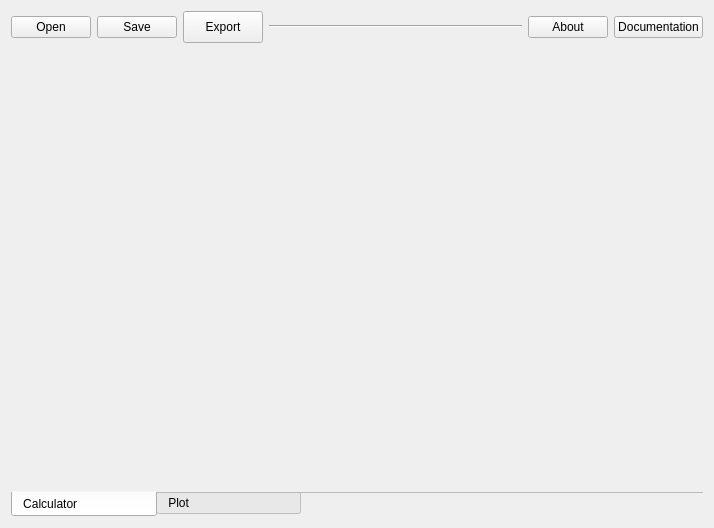
<?xml version="1.0" encoding="UTF-8"?>
<ui version="4.0">
 <class>Form</class>
 <widget class="QWidget" name="Form">
  <property name="geometry">
   <rect>
    <x>0</x>
    <y>0</y>
    <width>714</width>
    <height>528</height>
   </rect>
  </property>
  <property name="font">
   <font>
    <kerning>true</kerning>
   </font>
  </property>
  <property name="windowTitle">
   <string>Form</string>
  </property>
  <layout class="QVBoxLayout" name="verticalLayout_18">
   <item>
    <layout class="QHBoxLayout" name="horizontalLayout_topmenu">
     <property name="sizeConstraint">
      <enum>QLayout::SetMinimumSize</enum>
     </property>
     <item>
      <widget class="QPushButton" name="pushButton_Open">
       <property name="toolTip">
        <string>Open previously saved session (Crtl+O)</string>
       </property>
       <property name="text">
        <string>Open</string>
       </property>
       <property name="icon">
        <iconset>
         <normaloff>../../UIalpha3/images/icon_open.png</normaloff>../../UIalpha3/images/icon_open.png</iconset>
       </property>
       <property name="shortcut">
        <string>Ctrl+O</string>
       </property>
      </widget>
     </item>
     <item>
      <widget class="QPushButton" name="pushButton_Save">
       <property name="toolTip">
        <string>Save current session (Crtl+S)</string>
       </property>
       <property name="text">
        <string>Save</string>
       </property>
       <property name="icon">
        <iconset>
         <normaloff>../../UIalpha3/images/icon-save.png</normaloff>../../UIalpha3/images/icon-save.png</iconset>
       </property>
       <property name="shortcut">
        <string>Ctrl+S</string>
       </property>
      </widget>
     </item>
     <item>
      <widget class="QPushButton" name="pushButton">
       <property name="minimumSize">
        <size>
         <width>0</width>
         <height>32</height>
        </size>
       </property>
       <property name="toolTip">
        <string>Export datas of current session in cvs format (Crtl+E)</string>
       </property>
       <property name="text">
        <string>Export</string>
       </property>
       <property name="icon">
        <iconset>
         <normaloff>../images/icon-export.png</normaloff>../images/icon-export.png</iconset>
       </property>
       <property name="shortcut">
        <string>Ctrl+E</string>
       </property>
      </widget>
     </item>
     <item>
      <widget class="Line" name="line_2">
       <property name="sizePolicy">
        <sizepolicy hsizetype="Expanding" vsizetype="Fixed">
         <horstretch>0</horstretch>
         <verstretch>0</verstretch>
        </sizepolicy>
       </property>
       <property name="orientation">
        <enum>Qt::Horizontal</enum>
       </property>
      </widget>
     </item>
     <item>
      <widget class="QPushButton" name="pushButton_About">
       <property name="toolTip">
        <string>About ECCW software</string>
       </property>
       <property name="text">
        <string>About</string>
       </property>
       <property name="icon">
        <iconset>
         <normaloff>../../UIalpha3/images/icon_about.png</normaloff>../../UIalpha3/images/icon_about.png</iconset>
       </property>
      </widget>
     </item>
     <item>
      <widget class="QPushButton" name="pushButton_Documentation">
       <property name="toolTip">
        <string>Display pdf fulll documentation (Crtl+D)</string>
       </property>
       <property name="text">
        <string>Documentation</string>
       </property>
       <property name="icon">
        <iconset>
         <normaloff>../../UIalpha3/images/icon_documentation.png</normaloff>../../UIalpha3/images/icon_documentation.png</iconset>
       </property>
       <property name="shortcut">
        <string>Ctrl+D</string>
       </property>
      </widget>
     </item>
    </layout>
   </item>
   <item>
    <widget class="QTabWidget" name="tabWidget_main">
     <property name="sizePolicy">
      <sizepolicy hsizetype="Minimum" vsizetype="Expanding">
       <horstretch>0</horstretch>
       <verstretch>0</verstretch>
      </sizepolicy>
     </property>
     <property name="font">
      <font>
       <weight>50</weight>
       <bold>false</bold>
      </font>
     </property>
     <property name="contextMenuPolicy">
      <enum>Qt::DefaultContextMenu</enum>
     </property>
     <property name="toolTip">
      <string/>
     </property>
     <property name="autoFillBackground">
      <bool>true</bool>
     </property>
     <property name="tabPosition">
      <enum>QTabWidget::South</enum>
     </property>
     <property name="tabShape">
      <enum>QTabWidget::Rounded</enum>
     </property>
     <property name="currentIndex">
      <number>0</number>
     </property>
     <property name="elideMode">
      <enum>Qt::ElideLeft</enum>
     </property>
     <property name="documentMode">
      <bool>true</bool>
     </property>
     <property name="tabsClosable">
      <bool>false</bool>
     </property>
     <widget class="QWidget" name="tab_calculator">
      <property name="autoFillBackground">
       <bool>true</bool>
      </property>
      <attribute name="icon">
       <iconset>
        <normaloff>../../UIalpha3/images/icon_calculate.png</normaloff>../../UIalpha3/images/icon_calculate.png</iconset>
      </attribute>
      <attribute name="title">
       <string>Calculator                    </string>
      </attribute>
     </widget>
     <widget class="QWidget" name="tab_plot">
      <property name="autoFillBackground">
       <bool>true</bool>
      </property>
      <attribute name="icon">
       <iconset>
        <normaloff>../../UIalpha3/images/icon_plot.png</normaloff>../../UIalpha3/images/icon_plot.png</iconset>
      </attribute>
      <attribute name="title">
       <string>Plot                              </string>
      </attribute>
     </widget>
    </widget>
   </item>
  </layout>
 </widget>
 <resources/>
 <connections/>
</ui>
